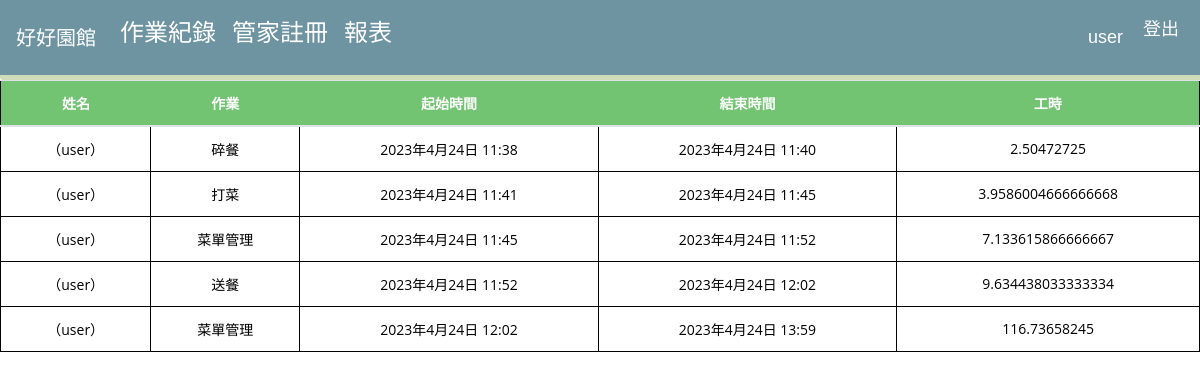
/report/ (signed in), run on an earlier commit of the app's database.
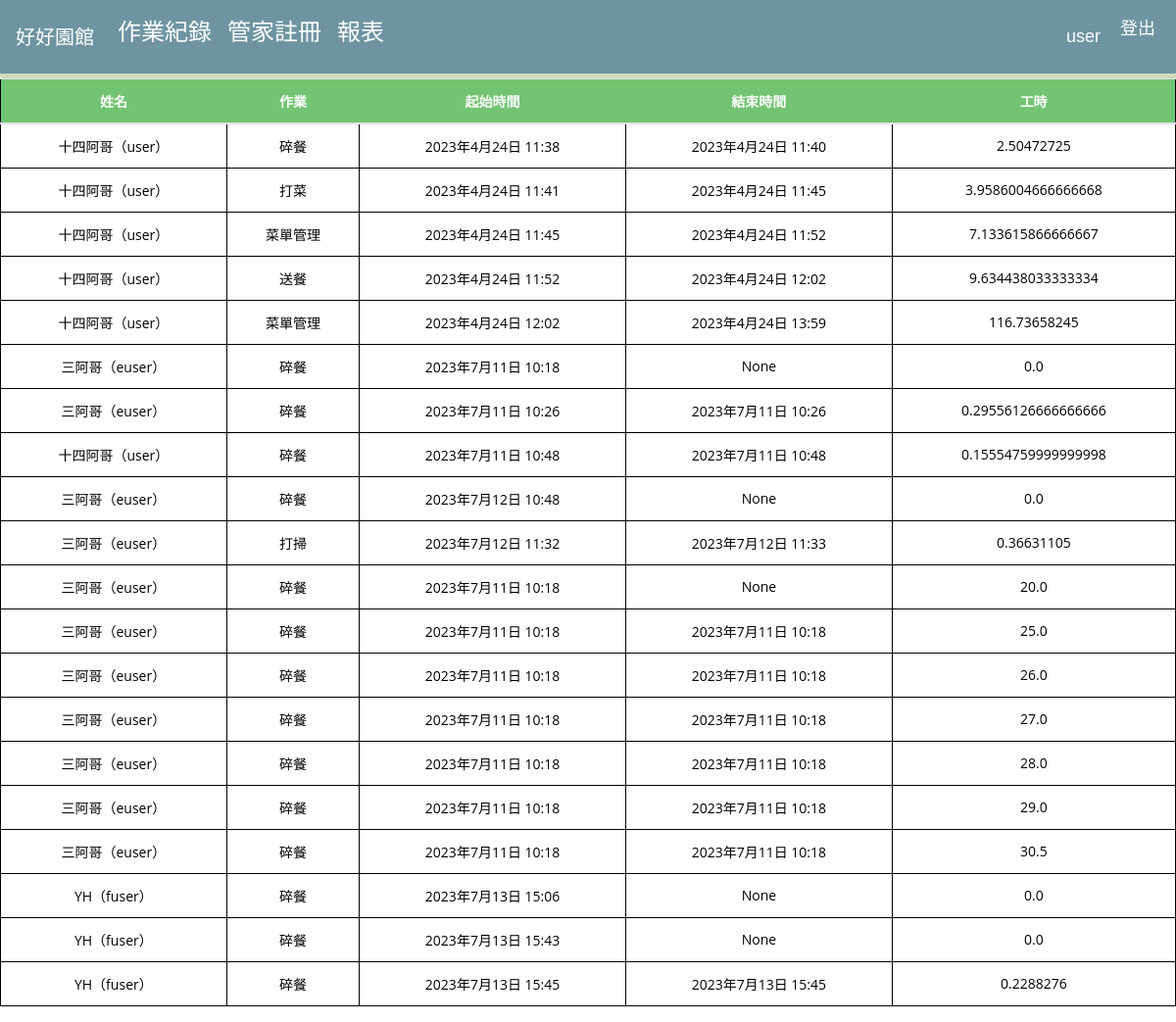
And on a later commit of the database.
### chamberlain/models.py (models this page shows, shortened)
class Attendance(models.Model):
    user = models.ForeignKey(User, on_delete=models.CASCADE, related_name='user_id')
    items = models.ForeignKey(DetailItem, on_delete=models.CASCADE,related_name='detail_item')
    content = models.CharField(max_length=20,blank=True)
    start_time = models.DateTimeField(auto_created=True)
    end_time = models.DateTimeField(auto_now=False, blank=True,null=True)
    spend_time = models.FloatField(default=0)

### chamberlain/views.py (the view)
# urls.py: path('report/',views.report,name='report'),
def report(request):
    user = request.user
    is_superuser = User.objects.get(id=user.id).is_superuser
    if is_superuser:
        reports = Attendance.objects.all()
    else:
        reports = Attendance.objects.filter(user_id=user.id)
    return render(request,'account/report.html',{'reports':reports})

### chamberlain/templates/account/report.html (shortened to what this page needs)
{% extends 'base.html' %}
{% block content %}
    <table class="table">
      <thead>
        <tr>
            <th scope="col">姓名</th>
            <th scope="col">作業</th>
            <th scope="col">起始時間</th>
            <th scope="col">結束時間</th>
            <th scope="col">工時</th>
        </tr>
      </thead>
      <tbody>
      {% for report in reports %}
      <tr>
          <td>{{ report.user.first_name }}（{{ report.user.username }}）</td>
          <td>{{ report.content }}</td>
          <td>{{ report.start_time }}</td>
          <td>{{ report.end_time }}</td>
          <td>{{ report.spend_time }}</td>
        </tr>
    {% endfor %}
      </tbody>
    </table>
{% endblock %}

### chamberlain/templates/base.html (shortened to what this page needs)
{% load static %}
<head>
    <link href="{% static "bootstrap/css/bootstrap.min.css" %}" rel="stylesheet">
    <link href="{% static "css/base.css" %}" rel="stylesheet">
    <link href="{% static "css/style.css" %}" rel="stylesheet">
</head>
<body>
<nav class="navbar navbar-expand-lg navbar-light">
    <a class="navbar-brand" href="#">好好園館</a>
    <div class="collapse navbar-collapse" id="navbarSupportedContent">
        <div class="navbar-nav .nav-pills mr-auto">
            <li class="nav-item"><h4>
                <a class="nav-link" href="{% url 'chamberlain:major' %}">作業紀錄</a></h4>
            </li>
            <li class="nav-item"><h4>
                <a class="nav-link" href="{% url 'chamberlain:register' %}">管家註冊</a></h4>
            </li>
            <li class="nav-item active"><h4>
                <a class="nav-link" href="{% url 'chamberlain:report' %}">報表<span class="sr-only">(current)</span></a></h4>
            </li>
        </div>
        <span class="navbar-text">
            <a href="#">{{ request.user }}</a>
            </span>
        <ul>
            <span class="navbar-text">
         <a href="{% url 'chamberlain:logout' %}">登出</a>
            </span>
        </ul>
    </div>
</nav>
{% block content %}
{% endblock %}
</body>

### chamberlain/static/css/base.css (style rules this page uses)
body { margin:0; padding:0; font-family:helvetica, sans-serif; }
a { color:#12c064; text-decoration:none; }
h1, h2, h3, h4, h5 , h6 { font-family: 'Muli', sans-serif; font-weight:normal; }
.navbar { font-size:18px; background: #6E94A2 !important; border-bottom:5px solid #CEDCBA; border-bottom-left-radius: 3px; }
.navbar .navbar-brand,.navbar .navbar-brand:hover, .navbar .navbar-nav li a,.navbar .navbar-text,.navbar .navbar-text a { color:#fff!important; }
table, th, td { border: 1px solid black; width: auto; }
th { border: 1px; background-color: #72c472; font-family: "Open Sans", Arial, sans-serif; width:auto; font-size: 14px; color: #fcfcfc; text-align : center; }
td { font-family: "Open Sans", Arial, sans-serif; font-size: 14px; width:auto; color: black; text-align : center; }

### chamberlain/static/css/style.css (style rules this page uses)
ul { height: 100%; padding: 0px 5px 0px 20px; }
a { color: #17a2b8; }

What changed in the data, as far as the page shows it:
changed through a linked row, Attendance (number 1 of 20 on the later page): user.first_name (not shown) → "十四阿哥"
changed through a linked row, Attendance "打菜": user.first_name (not shown) → "十四阿哥"
changed through a linked row, Attendance (number 3 of 20 on the later page): user.first_name (not shown) → "十四阿哥"
changed through a linked row, Attendance "送餐": user.first_name (not shown) → "十四阿哥"
changed through a linked row, Attendance (number 5 of 20 on the later page): user.first_name (not shown) → "十四阿哥"
added Attendance: user.first_name "三阿哥", user.username "euser", content "碎餐", start_time "2023年7月11日 10:18", end_time "None", spend_time "0.0"
added Attendance: user.first_name "三阿哥", user.username "euser", content "碎餐", start_time "2023年7月11日 10:26", end_time "2023年7月11日 10:26", spend_time "0.29556126666666666"
added Attendance: user.first_name "十四阿哥", user.username "user", content "碎餐", start_time "2023年7月11日 10:48", end_time "2023年7月11日 10:48", spend_time "0.15554759999999998"
added Attendance: user.first_name "三阿哥", user.username "euser", content "碎餐", start_time "2023年7月12日 10:48", end_time "None", spend_time "0.0"
added Attendance: user.first_name "三阿哥", user.username "euser", content "打掃", start_time "2023年7月12日 11:32", end_time "2023年7月12日 11:33", spend_time "0.36631105"
added Attendance: user.first_name "三阿哥", user.username "euser", content "碎餐", start_time "2023年7月11日 10:18", end_time "None", spend_time "20.0"
added Attendance: user.first_name "三阿哥", user.username "euser", content "碎餐", start_time "2023年7月11日 10:18", end_time "2023年7月11日 10:18", spend_time "25.0"
added Attendance: user.first_name "三阿哥", user.username "euser", content "碎餐", start_time "2023年7月11日 10:18", end_time "2023年7月11日 10:18", spend_time "26.0"
added Attendance: user.first_name "三阿哥", user.username "euser", content "碎餐", start_time "2023年7月11日 10:18", end_time "2023年7月11日 10:18", spend_time "27.0"
added Attendance: user.first_name "三阿哥", user.username "euser", content "碎餐", start_time "2023年7月11日 10:18", end_time "2023年7月11日 10:18", spend_time "28.0"
added Attendance: user.first_name "三阿哥", user.username "euser", content "碎餐", start_time "2023年7月11日 10:18", end_time "2023年7月11日 10:18", spend_time "29.0"
added Attendance: user.first_name "三阿哥", user.username "euser", content "碎餐", start_time "2023年7月11日 10:18", end_time "2023年7月11日 10:18", spend_time "30.5"
added Attendance: user.first_name "YH", user.username "fuser", content "碎餐", start_time "2023年7月13日 15:06", end_time "None", spend_time "0.0"
added Attendance: user.first_name "YH", user.username "fuser", content "碎餐", start_time "2023年7月13日 15:43", end_time "None", spend_time "0.0"
added Attendance: user.first_name "YH", user.username "fuser", content "碎餐", start_time "2023年7月13日 15:45", end_time "2023年7月13日 15:45", spend_time "0.2288276"
